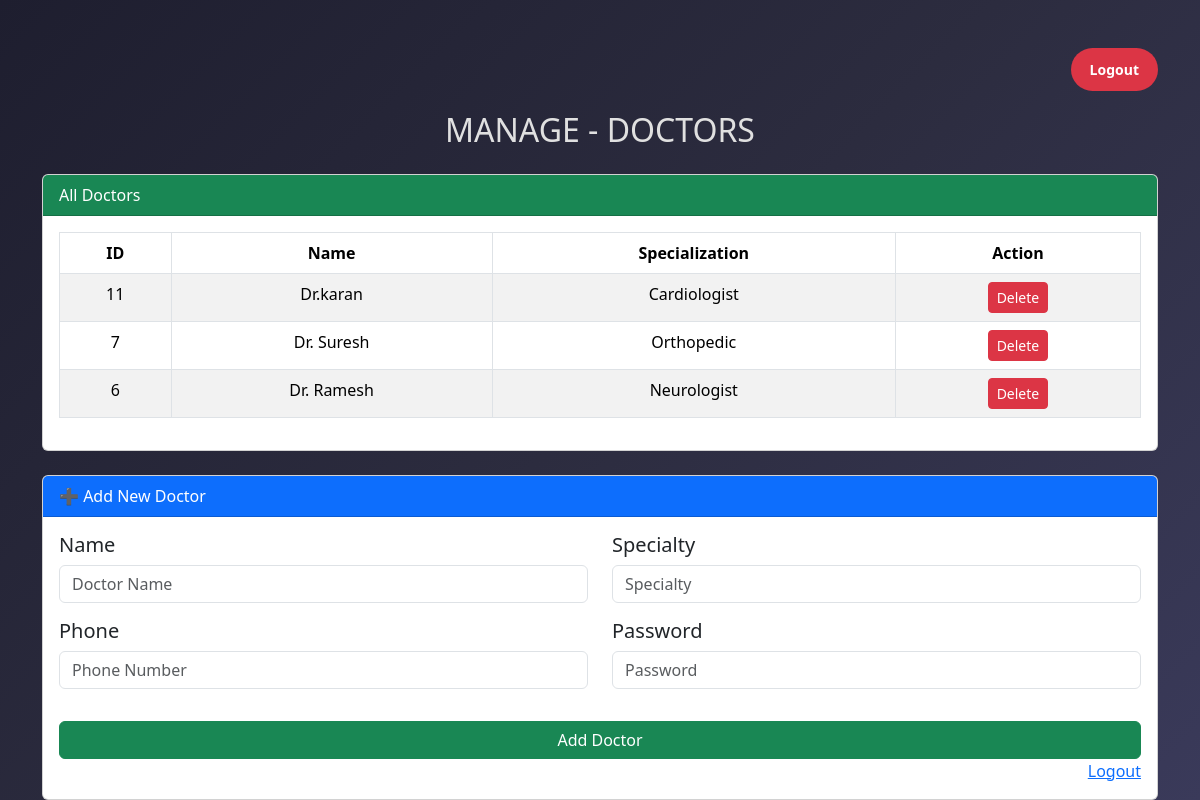
The app's page /doctor/add/page/ (signed in) with its own data.
### hospital_app/models.py (models this page shows, shortened)
class Doctor(models.Model):
    name=models.CharField(max_length=50)
    specialty=models.CharField(max_length=50)
    phone = models.CharField(max_length=15)
    password = models.CharField(max_length=128)

### hospital_app/views.py (the view)
# urls.py: path('doctor/add/page/',views.doctor_add_page,name="doctor_add_page"),
@admin_required
def doctor_add_page(request):
    doctors=Doctor.objects.all().order_by('-id')
    return render(request,"doctor_add_page.html",{"doctors":doctors})

### hospital_app/templates/doctor_add_page.html (shortened to what this page needs)
{% load static %}
<!DOCTYPE html>
<html lang="en">
<head>
  <link href="https://cdn.jsdelivr.net/npm/bootstrap@5.3.2/dist/css/bootstrap.min.css" rel="stylesheet">
  <link rel="stylesheet" href="{% static 'css/doctor_add_page.css' %}">
</head>
<body>
  <div class="container mt-5">
      <div class="logout-container">
            <a href="{% url 'admin_logout' %}" class="btn logout-btn">Logout</a>
        </div>
    <h2 class="text-center mb-4"> MANAGE - DOCTORS</h2>
    <div class="card mb-4">
      <div class="card-header bg-success text-white">All Doctors</div>
      <div class="card-body">
        {% if doctors %}
        <table class="table table-bordered table-striped text-center">
          <thead>
            <tr>
              <th>ID</th>
              <th>Name</th>
              <th>Specialization</th>
              <th>Action</th>
            </tr>
          </thead>
          <tbody>
            {% for doc in doctors %}
            <tr>
              <td>{{ doc.id }}</td>
              <td>{{ doc.name }}</td>
              <td>{{ doc.specialty }}</td>
              <td>
                <a href="{% url 'delete_doctor' doc.id %}" class="btn btn-danger btn-sm">Delete</a>
              </td>
            </tr>
            {% endfor %}
          </tbody>
        </table>
        {% else %}
        <p class="text-center">No doctors found.</p>
        {% endif %}
      </div>
    </div>
    <div class="card">
      <div class="card-header bg-primary text-white">➕ Add New Doctor</div>
      <div class="card-body">
        <form method="POST" action="{% url 'manage_doctors' %}">
          <div class="row mb-3">
            <div class="col-md-6 mb-3">
                <h5>Name</h5>
              <input type="text" name="name" class="form-control" placeholder="Doctor Name" required>
            </div>
            <div class="col-md-6 mb-3">
              <h5>Specialty</h5>
              <input type="text" name="specialty" class="form-control" placeholder="Specialty" required>
            </div>
            <div class="col-md-6 mb-3">
                <h5>Phone</h5>
              <input type="tel" name="phone" class="form-control" placeholder="Phone Number" required
                pattern="[0-9]{10}" title="Enter 10-digit phone number">
            </div>
            <div class="col-md-6 mb-3">
                <h5>Password</h5>
              <input type="password" name="password" class="form-control" placeholder="Password" required>
            </div>
          </div>
          <button type="submit" class="btn btn-success w-100">Add Doctor</button>
          <br>
          <a href="{% url 'admin_logout' %}" style="float:right;">Logout</a>
        </form>
      </div>
    </div>
</body>
</html>

### hospital_app/static/css/doctor_add_page.css (style rules this page uses)
body { background: linear-gradient(135deg, #1e1e2f, #2c2c3f, #3a3a5a); min-height: 100vh; display: flex; justify-content: center; align-items: center; color: #e0e0e0; font-family: "Segoe UI", Tahoma, Geneva, Verdana, sans-serif; }
button { background-color: #4cafee; color: #fff; padding: 10px 20px; border: none; border-radius: 25px; font-weight: bold; cursor: pointer; transition: background 0.3s; }
.logout-container { text-align: right; margin-bottom: 20px; }
.logout-btn { display: inline-block; background-color: #dc3545; color: #fff; font-weight: 600; padding: 10px 18px; border-radius: 25px; text-decoration: none; font-size: 14px; transition: all 0.3s ease; }

### records on screen
Doctor: id "11", name "Dr.karan", specialty "Cardiologist"
Doctor: id "7", name "Dr. Suresh", specialty "Orthopedic"
Doctor: id "6", name "Dr. Ramesh", specialty "Neurologist"
